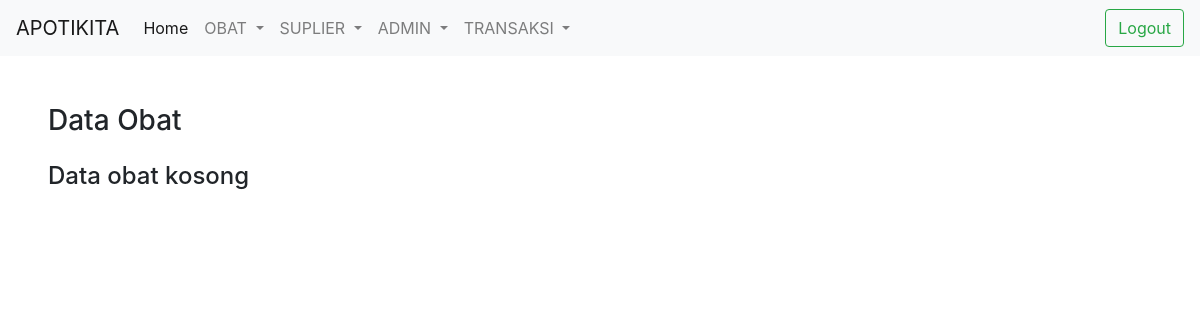
Before: /index.php/main/dataobat with the older database file.
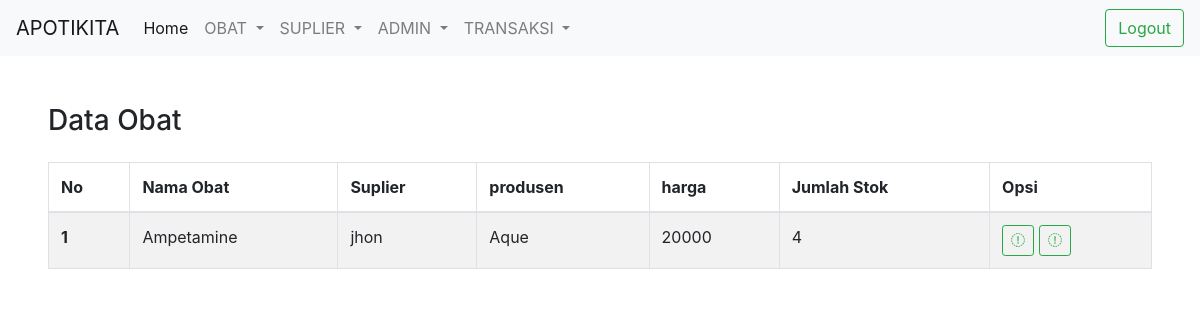
After: the same page with the newer database file.
### tables this page shows
CREATE TABLE `obat` (
  `kode` int(5) NOT NULL,
  `nama` varchar(32) NOT NULL,
  `id_suplier` varchar(32) NOT NULL,
  `produsen` varchar(32) NOT NULL,
  `harga` int(32) NOT NULL,
  `qty` int(16) NOT NULL
);

CREATE TABLE `suplier` (
  `id_suplier` int(5) NOT NULL,
  `nama_suplier` varchar(32) NOT NULL,
  `alamat` varchar(64) NOT NULL,
  `kota` varchar(32) NOT NULL,
  `nohp` varchar(20) NOT NULL
);

### application/controllers/Main.php (called while the page is built, shortened)
<?php
class Main extends CI_Controller
{
    public function __construct()
    {
        $this->load->library('form_validation');
        $this->load->model('M_user');
        $this->load->model('M_obat');
        $this->load->model('M_suplier');
        $this->load->model('M_transaksi');
    }
    public function dataobat()
    {
        $data['obat'] = $this->M_obat->getObat();
        $this->load->view('part/header');
        $this->load->view('dataobat', $data);
        $this->load->view('part/footer');
    }
}

### index.php (called while the page is built, shortened)
<?php
require_once BASEPATH.'core/CodeIgniter.php';

### application/models/M_obat.php (called while the page is built, shortened)
<?php
class M_obat extends CI_Model
{
    public function getObat()
    {
        $hasil = $this->db->select('*')
            ->from('Obat')
            ->join('suplier', 'obat.id_suplier=suplier.id_suplier')
            ->get()->result_array();
        return $hasil;
    }
}

### application/views/dataobat.php (the view, shortened to what this page needs)
<div class="container-fluid">
    <div class="row mr-4">
        <div class="col-9 pt-5 pl-5">
            <h3>Data Obat</h3>
        </div>
    </div>
    <div class="row">
        <div class="col-12 py-3 px-5">
            <?php if ($obat) { ?>
                <table class="table table-striped table-hover table-bordered">
                    <thead>
                        <tr>
                            <th>No</th>
                            <th>Nama Obat</th>
                            <th>Suplier</th>
                            <th>produsen</th>
                            <th>harga</th>
                            <th>Jumlah Stok</th>
                            <th>Opsi</th>
                        </tr>
                    </thead>
                    <tbody>
                        <?php
                        $i = 1;
                        foreach ($obat as $row) { ?>
                            <tr>
                                <th><?= $i ?></th>
                                <td><?= $row['nama'] ?></td>
                                <td><?= $row['nama_suplier'] ?></td>
                                <td><?= $row['produsen'] ?></td>
                                <td><?= $row['harga'] ?></td>
                                <td><?= $row['qty'] ?></td>
                                <td>
                                    <a href="<?= base_url('main/editobat/') . $row['kode'] ?>"><button type="button" class="btn btn-sm btn-outline-success"><i class="far fa-user-cog"></i></button></a>
                                    <a href="<?= base_url('main/hapusobat/') . $row['kode'] ?>"><button type="button" class="btn btn-sm btn-outline-success"><i class="far fa-trash"></i></button></a>
                                </td>
                            </tr>
                        <?php $i++;
                        } ?>
                    </tbody>
                </table>
            <?php } else {
                echo "<h4>Data obat kosong</h4>";
            } ?>
        </div>
    </div>
</div>

Changed rows visible on the page:
added obat: nama "Ampetamine", id_suplier.nama_suplier "jhon", produsen "Aque", harga "20000", qty "4"
Other visible differences:
text no longer shown: "Data obat kosong"
text now shown: "No Nama Obat Suplier produsen harga Jumlah Stok Opsi"
